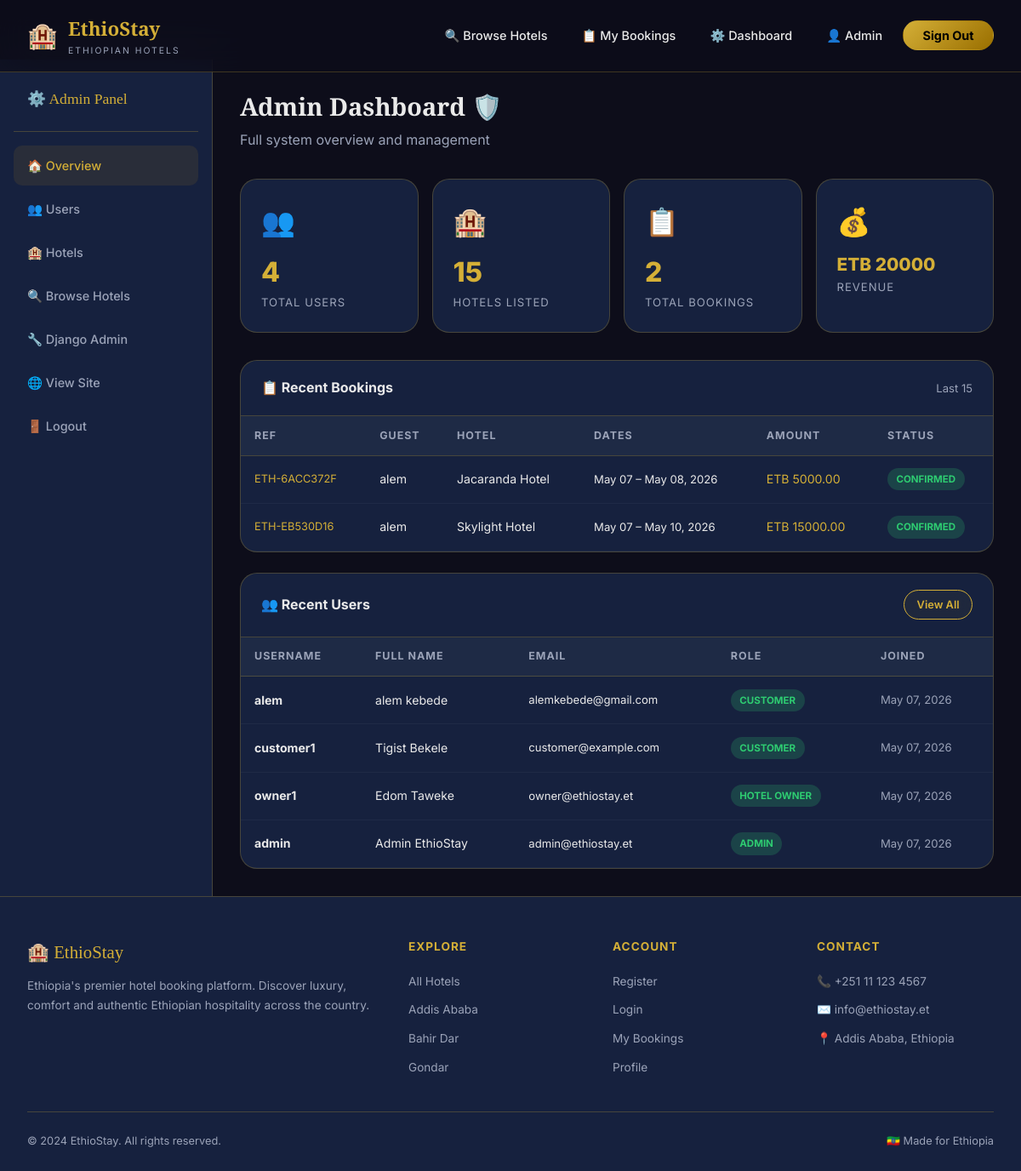
/dashboard/admin/ (signed in), run on the app's committed database.
### bookings/models.py (models this page shows, shortened)
class Booking(models.Model):
    STATUS_CHOICES = [
        ('pending', 'Pending'),
        ('confirmed', 'Confirmed'),
        ('cancelled', 'Cancelled'),
        ('completed', 'Completed'),
    ]
    booking_ref = models.CharField(max_length=20, unique=True, editable=False)
    user = models.ForeignKey(User, on_delete=models.CASCADE, related_name='bookings')
    room = models.ForeignKey(Room, on_delete=models.CASCADE, related_name='bookings')
    check_in = models.DateField()
    check_out = models.DateField()
    guests = models.IntegerField(default=1)
    total_price = models.DecimalField(max_digits=10, decimal_places=2)
    status = models.CharField(max_length=20, choices=STATUS_CHOICES, default='pending')
    special_requests = models.TextField(blank=True)
    created_at = models.DateTimeField(auto_now_add=True)
    updated_at = models.DateTimeField(auto_now=True)
    class Meta:
        ordering = ['-created_at']

### hotels/models.py (models this page shows, shortened)
class Room(models.Model):
    ROOM_TYPE_CHOICES = [
        ('single', 'Single Room'),
        ('double', 'Double Room'),
        ('twin', 'Twin Room'),
        ('suite', 'Suite'),
        ('deluxe', 'Deluxe Room'),
        ('family', 'Family Room'),
    ]
    hotel = models.ForeignKey(Hotel, on_delete=models.CASCADE, related_name='rooms')
    room_type = models.CharField(max_length=20, choices=ROOM_TYPE_CHOICES)
    room_number = models.CharField(max_length=10)
    price_per_night = models.DecimalField(max_digits=10, decimal_places=2)
    capacity = models.IntegerField(default=2, validators=[MinValueValidator(1), MaxValueValidator(10)])
    description = models.TextField(blank=True)
    is_available = models.BooleanField(default=True)
    image = models.ImageField(upload_to='rooms/', blank=True, null=True)
    class Meta:
        unique_together = ['hotel', 'room_number']
        ordering = ['room_type', 'price_per_night']

class Hotel(models.Model):
    STAR_CHOICES = [(i, f'{i} Star') for i in range(1, 6)]
    name = models.CharField(max_length=200)
    city = models.ForeignKey(City, on_delete=models.CASCADE, related_name='hotels')
    address = models.CharField(max_length=300)
    description = models.TextField()
    star_rating = models.IntegerField(choices=STAR_CHOICES, default=3)
    price_per_night = models.DecimalField(max_digits=10, decimal_places=2)
    thumbnail = models.ImageField(upload_to='hotels/', blank=True, null=True)
    owner = models.ForeignKey(User, on_delete=models.CASCADE, related_name='owned_hotels')
    amenities = models.TextField(blank=True, help_text='Comma-separated amenities')
    phone = models.CharField(max_length=20, blank=True)
    email = models.EmailField(blank=True)
    is_active = models.BooleanField(default=True)
    created_at = models.DateTimeField(auto_now_add=True)
    updated_at = models.DateTimeField(auto_now=True)
    class Meta:
        ordering = ['-created_at']

### accounts/models.py (models this page shows, shortened)
class UserProfile(models.Model):
    ROLE_CHOICES = [
        ('customer', 'Customer'),
        ('hotel_owner', 'Hotel Owner'),
        ('admin', 'Administrator'),
    ]
    user = models.OneToOneField(User, on_delete=models.CASCADE, related_name='profile')
    role = models.CharField(max_length=20, choices=ROLE_CHOICES, default='customer')
    phone = models.CharField(max_length=20, blank=True)
    profile_photo = models.ImageField(upload_to='profiles/', blank=True, null=True)
    bio = models.TextField(blank=True)
    created_at = models.DateTimeField(auto_now_add=True)

### dashboard/views.py (the view, shortened to what this page needs)
    def wrapper(request, *args, **kwargs):
        if not request.user.is_authenticated:
            return redirect('login')
        return view_func(request, *args, **kwargs)

### dashboard/views.py (called while the page is built, shortened)
def admin_required(view_func):
    def wrapper(request, *args, **kwargs):
        if not request.user.is_authenticated:
            return redirect('login')
        return view_func(request, *args, **kwargs)
    wrapper.__name__ = view_func.__name__
    return wrapper

@admin_required
def admin_dashboard(request):
    total_users = User.objects.count()
    total_hotels = Hotel.objects.count()
    total_bookings = Booking.objects.count()
    total_revenue = sum(b.total_price for b in Booking.objects.filter(status='confirmed'))
    recent_bookings = Booking.objects.order_by('-created_at')[:15]
    recent_users = User.objects.order_by('-date_joined')[:10]
    return render(request, 'dashboard/admin_dashboard.html', {
        'total_users': total_users,
        'total_hotels': total_hotels,
        'total_bookings': total_bookings,
        'total_revenue': total_revenue,
        'recent_bookings': recent_bookings,
        'recent_users': recent_users,
    })

### templates/dashboard/admin_dashboard.html (shortened to what this page needs)
{% extends 'base.html' %}
{% block content %}
<div class="dash-layout">
  <div class="dash-sidebar">
    <div class="dash-logo">⚙️ Admin Panel</div>
    <nav class="dash-nav">
      <a href="{% url 'admin_dashboard' %}" class="active">🏠 Overview</a>
      <a href="{% url 'manage_users' %}">👥 Users</a>
      <a href="{% url 'manage_hotels' %}">🏨 Hotels</a>
      <a href="{% url 'hotel_list' %}">🔍 Browse Hotels</a>
      <a href="/admin/">🔧 Django Admin</a>
      <a href="{% url 'home' %}">🌐 View Site</a>
      <a href="{% url 'logout' %}">🚪 Logout</a>
    </nav>
  </div>
  <div class="dash-main">
    <div style="margin-bottom:2rem;">
      <h1 style="font-family:'Playfair Display',serif;font-size:1.8rem;margin-bottom:0.25rem;">Admin Dashboard 🛡️</h1>
      <p style="color:var(--text-muted);">Full system overview and management</p>
    </div>
    <div class="stat-cards">
      <div class="stat-card"><span class="stat-icon">👥</span><div class="stat-value">{{ total_users }}</div><div class="stat-label">Total Users</div></div>
      <div class="stat-card"><span class="stat-icon">🏨</span><div class="stat-value">{{ total_hotels }}</div><div class="stat-label">Hotels Listed</div></div>
      <div class="stat-card"><span class="stat-icon">📋</span><div class="stat-value">{{ total_bookings }}</div><div class="stat-label">Total Bookings</div></div>
      <div class="stat-card"><span class="stat-icon">💰</span><div class="stat-value" style="font-size:1.3rem;">ETB {{ total_revenue|floatformat:0 }}</div><div class="stat-label">Revenue</div></div>
    </div>
    <div class="table-card mb-3">
      <div class="table-card-header">
        <h3>📋 Recent Bookings</h3>
        <span style="font-size:0.82rem;color:var(--text-muted);">Last 15</span>
      </div>
      <table class="data-table">
        <thead><tr><th>Ref</th><th>Guest</th><th>Hotel</th><th>Dates</th><th>Amount</th><th>Status</th></tr></thead>
        <tbody>
          {% for b in recent_bookings %}
          <tr>
            <td style="color:var(--gold);font-size:0.8rem;">{{ b.booking_ref }}</td>
            <td>{{ b.user.username }}</td>
            <td>{{ b.room.hotel.name }}</td>
            <td style="font-size:0.82rem;">{{ b.check_in|date:"M d" }} – {{ b.check_out|date:"M d, Y" }}</td>
            <td style="color:var(--gold);">ETB {{ b.total_price }}</td>
            <td><span class="badge badge-{{ b.status }}">{{ b.get_status_display }}</span></td>
          </tr>
          {% empty %}
          <tr><td colspan="6" style="text-align:center;color:var(--text-muted);padding:2rem;">No bookings yet.</td></tr>
          {% endfor %}
        </tbody>
      </table>
    </div>
    <div class="table-card">
      <div class="table-card-header">
        <h3>👥 Recent Users</h3>
        <a href="{% url 'manage_users' %}" class="btn btn-outline btn-sm">View All</a>
      </div>
      <table class="data-table">
        <thead><tr><th>Username</th><th>Full Name</th><th>Email</th><th>Role</th><th>Joined</th></tr></thead>
        <tbody>
          {% for u in recent_users %}
          <tr>
            <td><strong>{{ u.username }}</strong></td>
            <td>{{ u.get_full_name|default:"-" }}</td>
            <td style="font-size:0.82rem;">{{ u.email }}</td>
            <td><span class="badge badge-confirmed">{% if u.is_staff %}Admin{% else %}{{ u.profile.get_role_display|default:"Customer" }}{% endif %}</span></td>
            <td style="font-size:0.82rem;color:var(--text-muted);">{{ u.date_joined|date:"M d, Y" }}</td>
          </tr>
          {% empty %}
          <tr><td colspan="5" style="text-align:center;color:var(--text-muted);">No users yet.</td></tr>
          {% endfor %}
        </tbody>
      </table>
    </div>
  </div>
</div>
{% endblock %}

### templates/base.html (shortened to what this page needs)
<!DOCTYPE html>
<html lang="en">
<head>
  {% load static %}
  <link rel="stylesheet" href="{% static 'css/style.css' %}">
</head>
<body>
<nav class="navbar" id="navbar">
  <a href="{% url 'home' %}" class="navbar-brand">
    <span class="logo-icon">🏨</span>
    <div>
      <span class="logo-text">EthioStay</span>
      <span class="logo-sub">Ethiopian Hotels</span>
    </div>
  </a>
  <ul class="navbar-nav">
    <li><a href="{% url 'hotel_list' %}">🔍 Browse Hotels</a></li>
    {% if user.is_authenticated %}
      <li><a href="{% url 'my_bookings' %}">📋 My Bookings</a></li>
      {% if user.is_staff or user.profile.role in 'hotel_owner admin' %}
        <li><a href="{% url 'dashboard' %}">⚙️ Dashboard</a></li>
      {% endif %}
      <li><a href="{% url 'profile' %}">👤 {{ user.first_name|default:user.username }}</a></li>
      <li><a href="{% url 'logout' %}" class="btn-gold">Sign Out</a></li>
    {% else %}
      <li><a href="{% url 'login' %}">Sign In</a></li>
      <li><a href="{% url 'register' %}" class="btn-gold">Get Started</a></li>
    {% endif %}
  </ul>
</nav>
{% block content %}{% endblock %}
<footer>
  <div class="footer-grid">
    <div class="footer-brand">
      <div class="logo-text">🏨 EthioStay</div>
      <p>Ethiopia's premier hotel booking platform. Discover luxury, comfort and authentic Ethiopian hospitality across the country.</p>
    </div>
    <div class="footer-col">
      <h4>Explore</h4>
      <ul>
        <li><a href="{% url 'hotel_list' %}">All Hotels</a></li>
        <li><a href="{% url 'hotel_list' %}?city=1">Addis Ababa</a></li>
        <li><a href="{% url 'hotel_list' %}?city=2">Bahir Dar</a></li>
        <li><a href="{% url 'hotel_list' %}?city=3">Gondar</a></li>
      </ul>
    </div>
    <div class="footer-col">
      <h4>Account</h4>
      <ul>
        <li><a href="{% url 'register' %}">Register</a></li>
        <li><a href="{% url 'login' %}">Login</a></li>
        {% if user.is_authenticated %}
        <li><a href="{% url 'my_bookings' %}">My Bookings</a></li>
        <li><a href="{% url 'profile' %}">Profile</a></li>
        {% endif %}
      </ul>
    </div>
    <div class="footer-col">
      <h4>Contact</h4>
      <ul>
        <li><a href="#">📞 +251 11 123 4567</a></li>
        <li><a href="#">✉️ info@ethiostay.et</a></li>
        <li><a href="#">📍 Addis Ababa, Ethiopia</a></li>
      </ul>
    </div>
  </div>
  <div class="footer-bottom">
    <span>© 2024 EthioStay. All rights reserved.</span>
    <span>🇪🇹 Made for Ethiopia</span>
  </div>
</footer>
</body>
</html>

### data on the page
Booking: booking_ref "ETH-6ACC372F", user.username "alem", room.hotel.name "Jacaranda Hotel", check_in "May 07", check_out "May 08, 2026", total_price "5000.00", status "CONFIRMED"
Booking: booking_ref "ETH-EB530D16", user.username "alem", room.hotel.name "Skylight Hotel", check_in "May 07", check_out "May 10, 2026", total_price "15000.00", status "CONFIRMED"

### other printed values
{{ user.first_name|default:user.username }} "Admin"
{{ total_users }} "4"
{{ total_hotels }} "15"
{{ total_bookings }} "2"
{{ total_revenue|floatformat:0 }} "20000"
{{ u.username }} "alem"
{{ u.get_full_name|default:"-" }} "alem kebede"
{{ u.email }} "alemkebede@gmail.com"
{{ u.profile.get_role_display|default:"Customer" }} "CUSTOMER"
{{ u.date_joined|date:"M d, Y" }} "May 07, 2026"
{{ u.username }} "customer1"
{{ u.get_full_name|default:"-" }} "Tigist Bekele"
{{ u.email }} "customer@example.com"
{{ u.username }} "owner1"
{{ u.get_full_name|default:"-" }} "Edom Taweke"
